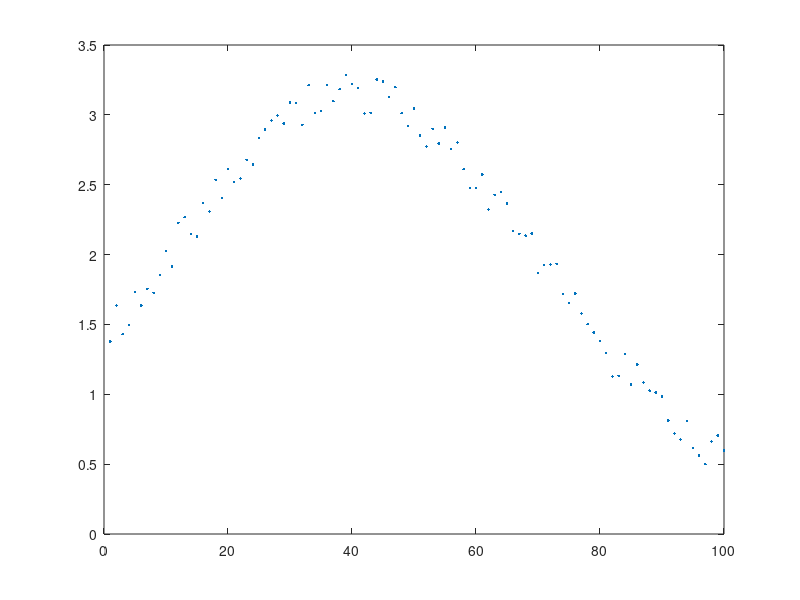

MATLAB code for this plot: (Note: this script raises an error after producing the figure.)
function main
%% clearing
fclose all; close all; clear all; 
clc; pause(0.1);

%% data
x=1:100;
sigma=30; mu=40; A=3;
y=A*exp(-(x-mu).^2/(2*sigma^2))+rand(size(x))*0.3;
plot(x,y,'.');

%% fitting
[sigmaNew,muNew,Anew]=mygaussfit(x,y);
y=Anew*exp(-(x-muNew).^2/(2*sigmaNew^2));
hold on; plot(x,y,'.r');


%% fitting basis set
new_new_core = mean(subj_CTFs); % get mirrored basis set
new_new_core = new_new_core-min(new_new_core); % set min value to 0
new_new_core = padarray([new_new_core(end) new_new_core]',3)'; % add some zeros on both sides
new_new_core = new_new_core/sum(new_new_core); % normalize gaussian

y = new_new_core;
x = 1:numel(y);
figure;
plot(x,y);
[sigma,mu,A]=mygaussfit(x,y);
y = mygausswin(x,sigma,mu,A);

hold on; plot(x,y,'r');
%%
figure;
y1 = new_new_core(5:12);
x1 = x(5:12);
plot(x1,y1);
y2 = mygausswin(x1,sigma,mu,A);
hold on;
plot(x1,y2);

%% create nice gauss USE THIS FOR FEM IF NO MODEL IS SPECIFIED
nCond = 10;
%set1 = mygausswin(1:nCond,1.5,0,1);
% if mod(nCond,2) == 0
%     set1 = mygausswin(1:nCond,1.5)'; % use gaussian tuning curve
% else
%     set1 = mygausswin(1:nCond-1,1.5)';
%     set1 = [set1(end); set1];
% end
set1 = mygausswin(1:nCond,nCond/6,round(nCond/2))';
%set1 = set1/sum(set1);
%y = y/sum(y); % normalize gaussian
%x = 1:numel(y);

if mod(nCond,2) == 0
    set2 = [gausswin(nCond-1); 0]; % use gaussian tuning curve
else
    set2 = [0; gausswin(nCond-2); 0 ];
end

figure; plot(set1); hold on; plot(set2);